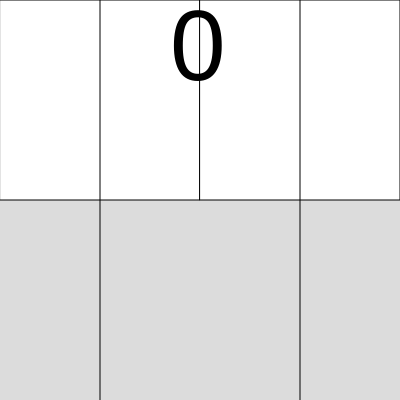
Frame 1 (no input)
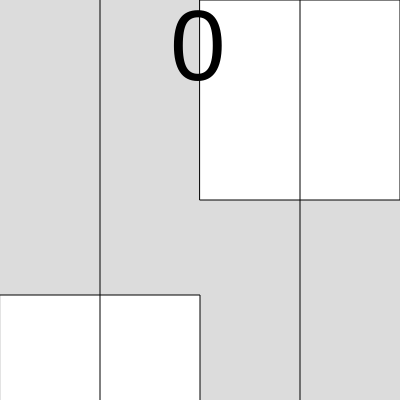
Frame 60 (no input)
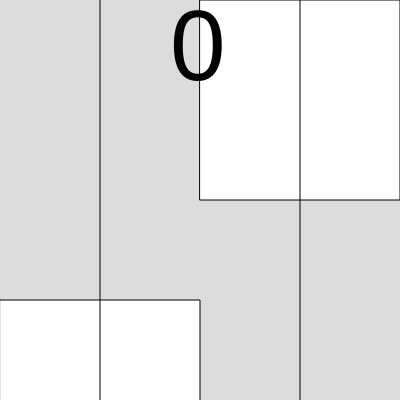
Frame 120 (the mouse pressed at the canvas centre since frame 60)

The p5.js sketch that drew these frames (run headless with seeded random() and noise() and a simulated clock; from frame 60 on, the mouse is pressed at the canvas centre):

// p5.js sketch
// ── sketch.js
let c1;
let c2;
let speed1 = 5;
let speed2 = 5;
let match1 = 0;
let hit1 = false;

function setup() {
  createCanvas(400, 400);
  c1 = 0;
  c2 = 0;
  // frameRate(12);
}

function draw() {
  background(220);
  textSize(100);

  rect(0, c1, 200);
  if (mouseX < 100) {
    c1 += speed1;
    if (c1 >= 400 || c1 < 0) {
      speed1 = -speed1;
    }
    hit1 = false;
  }
  rect(200, c2, 200);
  if (mouseX > 300) {
    c2 += speed2;
    if (c2 >= 400 || c2 < 0) {
      speed2 = -speed2;
    }
    hit1 = false;
  }
  line(100,0,100,400);
  line(300,0,300,400);
  
  text(match1, 170, 80);
  if (mouseX > 100 && mouseX < 300) {
    if (c1 == c2 && !hit1) {
      hit1 = true;
      match1 += 1;
    }
  }
}
